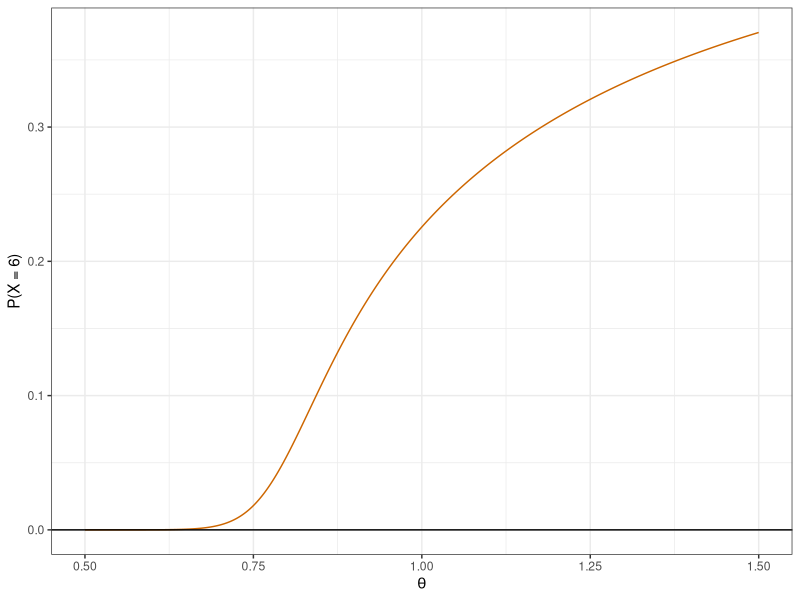
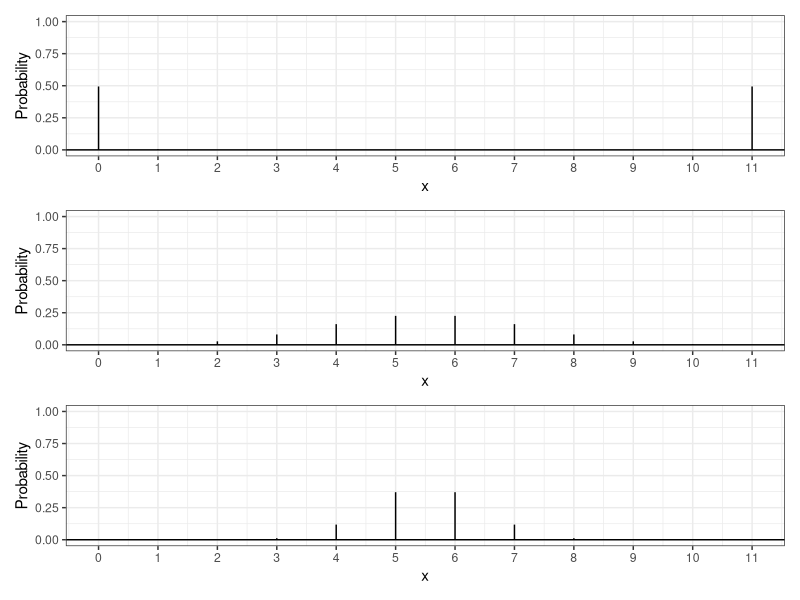

The R script that drew these images, in order:
## ---- chunk 1
#| echo: false

default_chunk_hook  <- knitr::knit_hooks$get("chunk")

latex_font_size <- c("Huge", "huge", "LARGE", "Large", 
                     "large", "normalsize", "small", 
                     "footnotesize", "scriptsize", "tiny")

knitr::knit_hooks$set(chunk = function(x, options) {
  x <- default_chunk_hook(x, options)
  if(options$size %in% latex_font_size) {
    paste0("\n \\", options$size, "\n\n", 
      x, 
      "\n\n \\normalsize"
    )
  } else {
    x
  }
})
## ---- chunk 2
#| label: load-packages
#| include: false
library(tidyverse)
library(patchwork)
## ---- chunk 3
daltbinom <- function(x, size, prob, theta){
  normalizing.constant <- 0
  for(j in 0:size){
    normalizing.constant <- normalizing.constant + 
      choose(size, j) * prob^j * (1-prob)^(size-j) * theta^(j*(size-j))
  }
  # Probability Mass at x=x
  (1/normalizing.constant) *
    choose(size, x) * prob^x * (1-prob)^(size-x) * theta^(x*(size-x)) *
      (x>=0)*(x<=size)
}
## ---- chunk 4
daltbbinom.single <- function(x, size, alpha, beta, theta){
    integrand <- function(p) {
    sapply(p, # integrate will pass in a vector, so we use sapply to apply the following
           function(p_val){
             # f(x|p) * f(p|alpha, beta)
             daltbinom(x, size, p_val, theta) * dbeta(p_val, alpha, beta)
           }
    )
  }
  # Probability Mass at x=x
  # integrate(integrand, lower = 0, upper = 1)$value * (x>=0)*(x<=size)
  # I shrink the bounds below to avoid log(0)=-infinty
  # I use try() to catch when there is an error and avoid crashing
  res <- try(integrate(integrand, lower = 1e-7, upper = 1 - 1e-7)$value * 
                  (x>=0)*(x<=size), 
             silent = TRUE)
  # If there is an error, return a near-zero probability
  if(inherits(res, "try-error")) return(0.1^6)
  
  res
}
# Write a function that works on a vector
daltbbinom <- function(x, size, alpha, beta, theta){
  sapply(X=x, FUN=daltbbinom.single, size=size, alpha=alpha, beta=beta, theta=theta)
}
## ---- chunk 5
theta_seq = seq(0.5, 1.5, length.out=1000)
prob_x6 = rep(NA, length(theta_seq))
for(i in 1:length(theta_seq)){
  prob_x6[i] = daltbinom(x=6, size=11, prob=0.50, theta=theta_seq[i])
}
x6 <- tibble(theta = theta_seq,
            prob  = prob_x6)
ggplot(x6) +
  geom_line(aes(x = theta, y = prob), color = "darkorange3") +
  geom_hline(yintercept = 0) +
  theme_bw() +
  labs(x = expression(theta), y = "P(X = 6)")
  
## ---- chunk 6
ggdat <- tibble(x = 0:11) |>
  mutate(PMF = daltbinom(x,11,0.5,0.5))
PMF.plot.1 <- ggplot() +
  geom_linerange(data = ggdat,
                 aes(x = x, ymin = 0, ymax = PMF)) +
  geom_hline(yintercept = 0) +
  scale_x_continuous("x", breaks = 0:11) +
  ylim(0,1)+
  ylab("Probability") +
  theme_bw()

ggdat <- tibble(x = 0:11) |>
  mutate(PMF = daltbinom(x,11,0.5,1))
PMF.plot.2 <- ggplot() +
  geom_linerange(data = ggdat,
                 aes(x = x, ymin = 0, ymax = PMF)) +
  geom_hline(yintercept = 0) +
  scale_x_continuous("x", breaks = 0:11) +
  ylim(0,1)+
  ylab("Probability") +
  theme_bw()

ggdat <- tibble(x = 0:11) |>
  mutate(PMF = daltbinom(x,11,0.5,1.5))
PMF.plot.3 <- ggplot() +
  geom_linerange(data = ggdat,
                 aes(x = x, ymin = 0, ymax = PMF)) +
  geom_hline(yintercept = 0) +
  scale_x_continuous("x", breaks = 0:11) +
  ylim(0,1)+
  ylab("Probability") +
  theme_bw()

PMF.plot.1 / PMF.plot.2 / PMF.plot.3
## ---- chunk 7
kth_moment <- function(k, size, prob, theta){
  normalizing.constant <- 0
  for(j in 0:size){
    normalizing.constant <- normalizing.constant + 
      choose(size, j) * prob^j * (1-prob)^(size-j) * theta^(j*(size-j))
  }
  # E(X^k)
  result <- 0
  for (x in 0:size){
    result <- result + 
    x^k * (1/normalizing.constant) *
    choose(size, x) * prob^x * (1-prob)^(size-x) * theta^(x*(size-x)) *
      (x>=0)*(x<=size)
  }
  print(result)
  }
